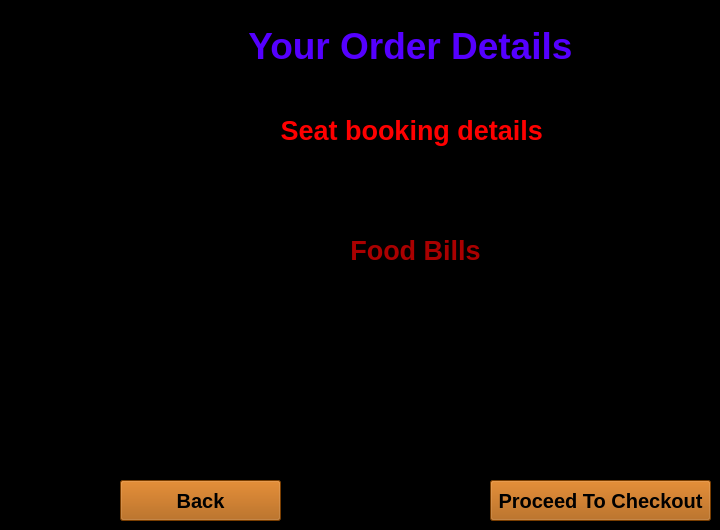
    <widget class="QWidget" name="payment_page">
     <property name="styleSheet">
      <string notr="true">background-color: rgb(0, 0, 0);</string>
     </property>
     <widget class="QTextEdit" name="textEdit">
      <property name="geometry">
       <rect>
        <x>120</x>
        <y>110</y>
        <width>591</width>
        <height>111</height>
       </rect>
      </property>
      <property name="styleSheet">
       <string notr="true">background-color: black;</string>
      </property>
      <property name="html">
       <string>&lt;!DOCTYPE HTML PUBLIC &quot;-//W3C//DTD HTML 4.0//EN&quot; &quot;http://www.w3.org/TR/REC-html40/strict.dtd&quot;&gt;
&lt;html&gt;&lt;head&gt;&lt;meta name=&quot;qrichtext&quot; content=&quot;1&quot; /&gt;&lt;meta charset=&quot;utf-8&quot; /&gt;&lt;style type=&quot;text/css&quot;&gt;
p, li { white-space: pre-wrap; }
hr { height: 1px; border-width: 0; }
li.unchecked::marker { content: &quot;\2610&quot;; }
li.checked::marker { content: &quot;\2612&quot;; }
&lt;/style&gt;&lt;/head&gt;&lt;body style=&quot; font-family:'Segoe UI'; font-size:9pt; font-weight:400; font-style:normal;&quot;&gt;
&lt;p align=&quot;center&quot; style=&quot; margin-top:0px; margin-bottom:0px; margin-left:0px; margin-right:0px; -qt-block-indent:0; text-indent:0px;&quot;&gt;&lt;span style=&quot; font-size:20pt; font-weight:700; color:#ff0000;&quot;&gt;Seat booking details &lt;/span&gt;&lt;/p&gt;&lt;/body&gt;&lt;/html&gt;</string>
      </property>
     </widget>
     <widget class="QTextEdit" name="food_bill">
      <property name="geometry">
       <rect>
        <x>120</x>
        <y>230</y>
        <width>591</width>
        <height>151</height>
       </rect>
      </property>
      <property name="styleSheet">
       <string notr="true">background-color: black;</string>
      </property>
      <property name="html">
       <string>&lt;!DOCTYPE HTML PUBLIC &quot;-//W3C//DTD HTML 4.0//EN&quot; &quot;http://www.w3.org/TR/REC-html40/strict.dtd&quot;&gt;
&lt;html&gt;&lt;head&gt;&lt;meta name=&quot;qrichtext&quot; content=&quot;1&quot; /&gt;&lt;meta charset=&quot;utf-8&quot; /&gt;&lt;style type=&quot;text/css&quot;&gt;
p, li { white-space: pre-wrap; }
hr { height: 1px; border-width: 0; }
li.unchecked::marker { content: &quot;\2610&quot;; }
li.checked::marker { content: &quot;\2612&quot;; }
&lt;/style&gt;&lt;/head&gt;&lt;body style=&quot; font-family:'Segoe UI'; font-size:9pt; font-weight:400; font-style:normal;&quot;&gt;
&lt;p align=&quot;center&quot; style=&quot; margin-top:0px; margin-bottom:0px; margin-left:0px; margin-right:0px; -qt-block-indent:0; text-indent:0px;&quot;&gt;&lt;span style=&quot; font-size:20pt; font-weight:700; color:#aa0000;&quot;&gt;Food Bills&lt;/span&gt;&lt;/p&gt;&lt;/body&gt;&lt;/html&gt;</string>
      </property>
     </widget>
     <widget class="QTextEdit" name="textEdit_6">
      <property name="geometry">
       <rect>
        <x>120</x>
        <y>20</y>
        <width>591</width>
        <height>70</height>
       </rect>
      </property>
      <property name="html">
       <string>&lt;!DOCTYPE HTML PUBLIC &quot;-//W3C//DTD HTML 4.0//EN&quot; &quot;http://www.w3.org/TR/REC-html40/strict.dtd&quot;&gt;
&lt;html&gt;&lt;head&gt;&lt;meta name=&quot;qrichtext&quot; content=&quot;1&quot; /&gt;&lt;meta charset=&quot;utf-8&quot; /&gt;&lt;style type=&quot;text/css&quot;&gt;
p, li { white-space: pre-wrap; }
hr { height: 1px; border-width: 0; }
li.unchecked::marker { content: &quot;\2610&quot;; }
li.checked::marker { content: &quot;\2612&quot;; }
&lt;/style&gt;&lt;/head&gt;&lt;body style=&quot; font-family:'Segoe UI'; font-size:9pt; font-weight:400; font-style:normal;&quot;&gt;
&lt;p align=&quot;center&quot; style=&quot; margin-top:0px; margin-bottom:0px; margin-left:0px; margin-right:0px; -qt-block-indent:0; text-indent:0px;&quot;&gt;&lt;span style=&quot; font-size:28pt; font-weight:700; color:#5500ff;&quot;&gt;Your Order Details &lt;/span&gt;&lt;/p&gt;&lt;/body&gt;&lt;/html&gt;</string>
      </property>
     </widget>
     <widget class="QPushButton" name="move_to_checkout">
      <property name="geometry">
       <rect>
        <x>490</x>
        <y>480</y>
        <width>221</width>
        <height>41</height>
       </rect>
      </property>
      <property name="font">
       <font>
        <pointsize>15</pointsize>
        <bold>true</bold>
       </font>
      </property>
      <property name="styleSheet">
       <string notr="true">background-color: rgb(170, 85, 0);</string>
      </property>
      <property name="text">
       <string>Proceed To Checkout</string>
      </property>
     </widget>
     <widget class="QPushButton" name="back_to_food_page">
      <property name="geometry">
       <rect>
        <x>120</x>
        <y>480</y>
        <width>161</width>
        <height>41</height>
       </rect>
      </property>
      <property name="font">
       <font>
        <pointsize>15</pointsize>
        <bold>true</bold>
       </font>
      </property>
      <property name="styleSheet">
       <string notr="true">background-color: rgb(170, 85, 0);</string>
      </property>
      <property name="text">
       <string>Back</string>
      </property>
     </widget>
     <widget class="QTextEdit" name="final_bill">
      <property name="geometry">
       <rect>
        <x>120</x>
        <y>390</y>
        <width>591</width>
        <height>51</height>
       </rect>
      </property>
      <property name="html">
       <string>&lt;!DOCTYPE HTML PUBLIC &quot;-//W3C//DTD HTML 4.0//EN&quot; &quot;http://www.w3.org/TR/REC-html40/strict.dtd&quot;&gt;
&lt;html&gt;&lt;head&gt;&lt;meta name=&quot;qrichtext&quot; content=&quot;1&quot; /&gt;&lt;meta charset=&quot;utf-8&quot; /&gt;&lt;style type=&quot;text/css&quot;&gt;
p, li { white-space: pre-wrap; }
hr { height: 1px; border-width: 0; }
li.unchecked::marker { content: &quot;\2610&quot;; }
li.checked::marker { content: &quot;\2612&quot;; }
&lt;/style&gt;&lt;/head&gt;&lt;body style=&quot; font-family:'Segoe UI'; font-size:9pt; font-weight:400; font-style:normal;&quot;&gt;
&lt;p align=&quot;center&quot; style=&quot;-qt-paragraph-type:empty; margin-top:0px; margin-bottom:0px; margin-left:0px; margin-right:0px; -qt-block-indent:0; text-indent:0px;&quot;&gt;&lt;br /&gt;&lt;/p&gt;&lt;/body&gt;&lt;/html&gt;</string>
      </property>
     </widget>
    </widget>
